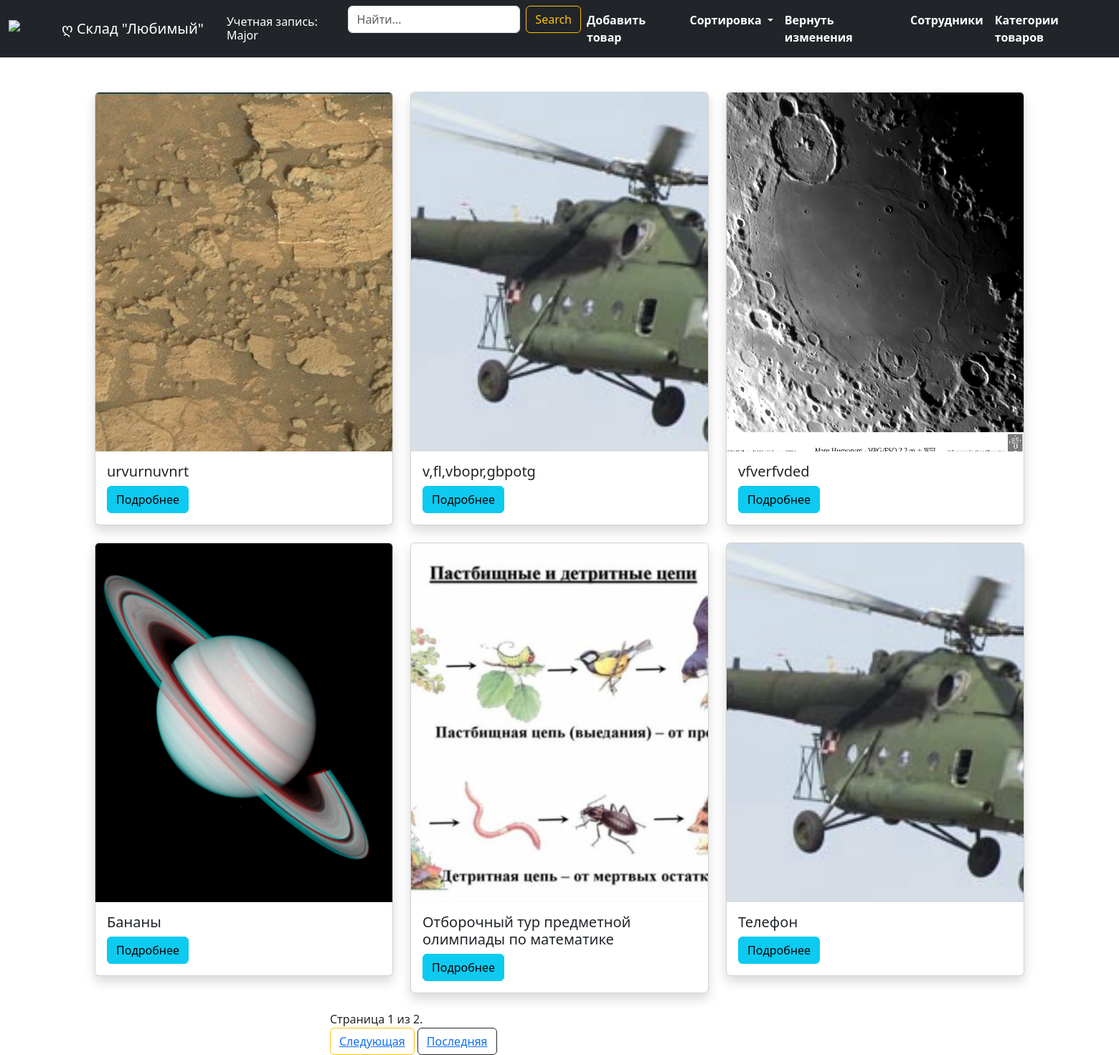
Page /inventar_AZ/ (signed in) on the committed database.
### main/models.py (models this page shows, shortened)
class Inventar(models.Model):
    name = models.CharField('Название', max_length=100)
    category = models.ForeignKey(Category, on_delete=models.CASCADE, related_name='category_category')
    kod = models.IntegerField('Код')
    price = models.FloatField('Цена')
    image = models.ImageField(upload_to='images/', blank=True)
    created_at = models.DateField(auto_now_add=True)
    updated_at = models.DateField(auto_now=True)
    user = models.ForeignKey(User, on_delete=models.CASCADE, related_name='registration_inventar')

### main/views.py (the view)
# urls.py: path('inventar_AZ/', views.inventar_AZ, name='inventar_AZ'),
@login_required
def inventar_AZ(request):
    inventars = Inventar.objects.order_by('name').filter(user=request.user)
    paginator = Paginator(inventars, 6)
    page_number = request.GET.get('page')
    page_obj = paginator.get_page(page_number)
    return render(request, 'inventar.html', {'page_obj': page_obj})

### templates/inventar.html (shortened to what this page needs)
<!DOCTYPE html>
<html lang="en">
<head>
    <link href="https://cdn.jsdelivr.net/npm/bootstrap@5.3.3/dist/css/bootstrap.min.css" rel="stylesheet"
>
</head>
<body>
<nav class="navbar navbar-expand-lg navbar-dark bg-dark">
    <div class="container-fluid">
        <img src="https://www.freeiconspng.com/uploads/warehouse-inventory-icon-10.png" alt="Иконка" style="width: 5%">
        <a class="navbar-brand" href="{% url 'main' %}">ღ Склад "Любимый"</a>
        <div class="d-flex align-items-center ms-3">
            <h6 class="mb-0 text-white">Учетная запись: {{ user.username }}</h6>
        </div>
        <div class="collapse navbar-collapse justify-content-end" id="navbarNav">
            <ul class="navbar-nav">
                <li class="nav-item">
                    <form class="d-flex" action="{% url 'search_results' %}" method="get">
                        <input name="q" class="form-control me-2" type="text" placeholder="Найти...">
                        <button class="btn btn-outline-warning" type="submit">Search</button>
                    </form>
                </li>
                <li class="nav-item">
                    <a class="nav-link text-white fw-bold" href="{% url 'inventar_forms' %}"> Добавить товар</a>
                </li>
                <li class="nav-item dropdown">
                    <a class="nav-link dropdown-toggle text-white fw-bold" href="#" id="navbarDropdown" role="button"
                       data-bs-toggle="dropdown" aria-expanded="false">
                        Сортировка
                    </a>
                </li>
                <li class="nav-item">
                    <a class="nav-link text-white fw-bold" href="{% url 'inventar' %}">Вернуть изменения</a>
                </li>
                <li class="nav-item">
                    <a class="nav-link text-white fw-bold" href="{% url 'employee' %}">Сотрудники</a>
                </li>
                <li class="nav-item">
                    <a class="nav-link text-white fw-bold" href="{% url 'categories' %}">Категории товаров</a>
                </li>
            </ul>
        </div>
    </div>
</nav>
<div class="container mt-5">
    <div class="row">
        {% for inventar in page_obj %}
        <div class="col-md-4 mb-4">
            <div class="card shadow">
                {% if inventar.image %}
                <img src="{{ inventar.image.url }}" class="card-img-top image" alt="{{ inventar.name }}">
                {% endif %}
                <div class="card-body">
                    <h5 class="card-title">{{ inventar.name }}</h5>
                    <a href="{% url 'detail' inventar.id %}" class="btn btn-info">Подробнее</a>
                </div>
            </div>
        </div>
        {% endfor %}
    </div>
</div>
<div class="pagination">
    <span class="step-links">
        <span class="current" style="text-align: center; width: 60em;">
            Страница {{ page_obj.number }} из {{ page_obj.paginator.num_pages }}.
        </span>
        {% if page_obj.has_next %}
        <div style="width: 80em;">
            <button type="button" class="btn btn-outline-warning"><a
                    href="?page={{ page_obj.next_page_number }}">Следующая</a></button>
        <button type="button" class="btn btn-outline-dark"><a
                href="?page={{ page_obj.paginator.num_pages }}">Последняя</a></button>
        </div>
        {% endif %}
    </span>
</div>
</body>
</html>

### templates/inventar.html (style rules this page uses)
.image { width: 100%; height: 500px; object-fit: cover; }
.pagination { margin-left: auto; margin-right: auto; width: 40em }

### rows in the picture
Inventar: image (picture), name "urvurnuvnrt"
Inventar: image (picture), name "v,fl,vbopr,gbpotg"
Inventar: image (picture), name "vfverfvded"
Inventar: image (picture), name "Бананы"
Inventar: image (picture), name "Отборочный тур предметной олимпиады по математике"
Inventar: image (picture), name "Телефон"

### other values in the picture
{{ user.username }} "Major"
{{ page_obj.number }} "1"
{{ page_obj.paginator.num_pages }} "2"
